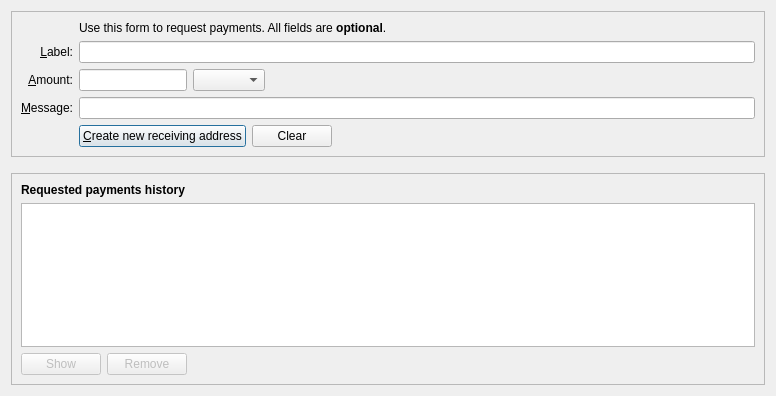
<?xml version="1.0" encoding="UTF-8"?>
<ui version="4.0">
 <class>ReceiveCoinsDialog</class>
 <widget class="QDialog" name="ReceiveCoinsDialog">
  <property name="geometry">
   <rect>
    <x>0</x>
    <y>0</y>
    <width>776</width>
    <height>396</height>
   </rect>
  </property>
  <layout class="QVBoxLayout" name="verticalLayout" stretch="0,0,1">
   <item>
    <widget class="QFrame" name="frame2">
     <property name="sizePolicy">
      <sizepolicy hsizetype="Preferred" vsizetype="Expanding">
       <horstretch>0</horstretch>
       <verstretch>0</verstretch>
      </sizepolicy>
     </property>
     <property name="frameShape">
      <enum>QFrame::StyledPanel</enum>
     </property>
     <property name="frameShadow">
      <enum>QFrame::Sunken</enum>
     </property>
     <layout class="QVBoxLayout" name="verticalLayout_3">
      <item>
       <layout class="QGridLayout" name="gridLayout">
        <item row="5" column="0">
         <widget class="QLabel" name="label">
          <property name="toolTip">
           <string>An optional amount to request. Leave this empty or zero to not request a specific amount.</string>
          </property>
          <property name="text">
           <string>&amp;Amount:</string>
          </property>
          <property name="alignment">
           <set>Qt::AlignRight|Qt::AlignTrailing|Qt::AlignVCenter</set>
          </property>
          <property name="buddy">
           <cstring>reqAmount</cstring>
          </property>
         </widget>
        </item>
        <item row="6" column="0">
         <widget class="QLabel" name="label_3">
          <property name="toolTip">
           <string>An optional message to attach to the payment request, which will be displayed when the request is opened. Note: The message will not be sent with the payment over the Funcoin network.</string>
          </property>
          <property name="text">
           <string>&amp;Message:</string>
          </property>
          <property name="alignment">
           <set>Qt::AlignRight|Qt::AlignTrailing|Qt::AlignVCenter</set>
          </property>
          <property name="buddy">
           <cstring>reqMessage</cstring>
          </property>
         </widget>
        </item>
        <item row="4" column="2">
         <widget class="QLineEdit" name="reqLabel">
          <property name="toolTip">
           <string>An optional label to associate with the new receiving address (used by you to identify an invoice).  It is also attached to the payment request.</string>
          </property>
         </widget>
        </item>
        <item row="2" column="2">
         <widget class="QLabel" name="label_5">
          <property name="text">
           <string>Use this form to request payments. All fields are &lt;b&gt;optional&lt;/b&gt;.</string>
          </property>
         </widget>
        </item>
        <item row="4" column="0">
         <widget class="QLabel" name="label_2">
          <property name="toolTip">
           <string>An optional label to associate with the new receiving address.</string>
          </property>
          <property name="text">
           <string>&amp;Label:</string>
          </property>
          <property name="alignment">
           <set>Qt::AlignRight|Qt::AlignTrailing|Qt::AlignVCenter</set>
          </property>
          <property name="buddy">
           <cstring>reqLabel</cstring>
          </property>
         </widget>
        </item>
        <item row="6" column="2">
         <widget class="QLineEdit" name="reqMessage">
          <property name="toolTip">
           <string>An optional message that is attached to the payment request and may be displayed to the sender.</string>
          </property>
         </widget>
        </item>
        <item row="7" column="2">
         <layout class="QHBoxLayout" name="horizontalLayout">
          <item>
           <widget class="QPushButton" name="receiveButton">
            <property name="minimumSize">
             <size>
              <width>150</width>
              <height>0</height>
             </size>
            </property>
            <property name="text">
             <string>&amp;Create new receiving address</string>
            </property>
            <property name="icon">
             <iconset resource="../bitcoin.qrc">
              <normaloff>:/icons/receiving_addresses</normaloff>:/icons/receiving_addresses</iconset>
            </property>
            <property name="autoDefault">
             <bool>false</bool>
            </property>
            <property name="default">
             <bool>true</bool>
            </property>
           </widget>
          </item>
          <item>
           <widget class="QPushButton" name="clearButton">
            <property name="sizePolicy">
             <sizepolicy hsizetype="Minimum" vsizetype="Fixed">
              <horstretch>0</horstretch>
              <verstretch>0</verstretch>
             </sizepolicy>
            </property>
            <property name="toolTip">
             <string>Clear all fields of the form.</string>
            </property>
            <property name="text">
             <string>Clear</string>
            </property>
            <property name="icon">
             <iconset resource="../bitcoin.qrc">
              <normaloff>:/icons/remove</normaloff>:/icons/remove</iconset>
            </property>
            <property name="autoDefault">
             <bool>false</bool>
            </property>
           </widget>
          </item>
          <item>
           <spacer name="horizontalSpacer">
            <property name="orientation">
             <enum>Qt::Horizontal</enum>
            </property>
            <property name="sizeHint" stdset="0">
             <size>
              <width>40</width>
              <height>20</height>
             </size>
            </property>
           </spacer>
          </item>
         </layout>
        </item>
        <item row="7" column="0">
         <widget class="QLabel" name="label_7">
          <property name="text">
           <string/>
          </property>
         </widget>
        </item>
        <item row="5" column="2">
         <layout class="QHBoxLayout" name="horizontalLayout_6">
          <item>
           <widget class="FuncoinAmountField" name="reqAmount">
            <property name="sizePolicy">
             <sizepolicy hsizetype="Fixed" vsizetype="Fixed">
              <horstretch>0</horstretch>
              <verstretch>0</verstretch>
             </sizepolicy>
            </property>
            <property name="minimumSize">
             <size>
              <width>80</width>
              <height>0</height>
             </size>
            </property>
            <property name="maximumSize">
             <size>
              <width>1000</width>
              <height>100</height>
             </size>
            </property>
            <property name="toolTip">
             <string>An optional amount to request. Leave this empty or zero to not request a specific amount.</string>
            </property>
           </widget>
          </item>
          <item>
           <widget class="QComboBox" name="addressType">
            <property name="sizePolicy">
             <sizepolicy hsizetype="Fixed" vsizetype="Fixed">
              <horstretch>0</horstretch>
              <verstretch>0</verstretch>
             </sizepolicy>
            </property>
            <property name="maximumSize">
             <size>
              <width>1000</width>
              <height>16777215</height>
             </size>
            </property>
            <property name="focusPolicy">
             <enum>Qt::StrongFocus</enum>
            </property>
           </widget>
          </item>
          <item>
           <spacer name="horizontalSpacer_3">
            <property name="orientation">
             <enum>Qt::Horizontal</enum>
            </property>
            <property name="sizeHint" stdset="0">
             <size>
              <width>0</width>
              <height>0</height>
             </size>
            </property>
           </spacer>
          </item>
         </layout>
        </item>
       </layout>
      </item>
     </layout>
    </widget>
   </item>
   <item>
    <spacer name="verticalSpacer_2">
     <property name="orientation">
      <enum>Qt::Vertical</enum>
     </property>
     <property name="sizeHint" stdset="0">
      <size>
       <width>20</width>
       <height>10</height>
      </size>
     </property>
    </spacer>
   </item>
   <item>
    <widget class="QFrame" name="frame">
     <property name="sizePolicy">
      <sizepolicy hsizetype="Preferred" vsizetype="Expanding">
       <horstretch>0</horstretch>
       <verstretch>0</verstretch>
      </sizepolicy>
     </property>
     <property name="frameShape">
      <enum>QFrame::StyledPanel</enum>
     </property>
     <property name="frameShadow">
      <enum>QFrame::Raised</enum>
     </property>
     <layout class="QVBoxLayout" name="verticalLayout_2">
      <item>
       <widget class="QLabel" name="label_6">
        <property name="font">
         <font>
          <weight>75</weight>
          <bold>true</bold>
         </font>
        </property>
        <property name="text">
         <string>Requested payments history</string>
        </property>
       </widget>
      </item>
      <item>
       <widget class="QTableView" name="recentRequestsView">
        <property name="contextMenuPolicy">
         <enum>Qt::CustomContextMenu</enum>
        </property>
        <property name="tabKeyNavigation">
         <bool>false</bool>
        </property>
        <property name="sortingEnabled">
         <bool>true</bool>
        </property>
       </widget>
      </item>
      <item>
       <layout class="QHBoxLayout" name="horizontalLayout_2">
        <item>
         <widget class="QPushButton" name="showRequestButton">
          <property name="enabled">
           <bool>false</bool>
          </property>
          <property name="toolTip">
           <string>Show the selected request (does the same as double clicking an entry)</string>
          </property>
          <property name="text">
           <string>Show</string>
          </property>
          <property name="icon">
           <iconset resource="../bitcoin.qrc">
            <normaloff>:/icons/eye</normaloff>:/icons/eye</iconset>
          </property>
          <property name="autoDefault">
           <bool>false</bool>
          </property>
         </widget>
        </item>
        <item>
         <widget class="QPushButton" name="removeRequestButton">
          <property name="enabled">
           <bool>false</bool>
          </property>
          <property name="toolTip">
           <string>Remove the selected entries from the list</string>
          </property>
          <property name="text">
           <string>Remove</string>
          </property>
          <property name="icon">
           <iconset resource="../bitcoin.qrc">
            <normaloff>:/icons/remove</normaloff>:/icons/remove</iconset>
          </property>
          <property name="autoDefault">
           <bool>false</bool>
          </property>
         </widget>
        </item>
        <item>
         <spacer name="horizontalSpacer_2">
          <property name="orientation">
           <enum>Qt::Horizontal</enum>
          </property>
          <property name="sizeHint" stdset="0">
           <size>
            <width>40</width>
            <height>20</height>
           </size>
          </property>
         </spacer>
        </item>
       </layout>
      </item>
     </layout>
    </widget>
   </item>
  </layout>
 </widget>
 <customwidgets>
  <customwidget>
   <class>FuncoinAmountField</class>
   <extends>QLineEdit</extends>
   <header>qt/bitcoinamountfield.h</header>
   <container>1</container>
  </customwidget>
 </customwidgets>
 <tabstops>
  <tabstop>reqLabel</tabstop>
  <tabstop>reqAmount</tabstop>
  <tabstop>addressType</tabstop>
  <tabstop>reqMessage</tabstop>
  <tabstop>receiveButton</tabstop>
  <tabstop>clearButton</tabstop>
  <tabstop>recentRequestsView</tabstop>
  <tabstop>showRequestButton</tabstop>
  <tabstop>removeRequestButton</tabstop>
 </tabstops>
 <resources>
  <include location="../bitcoin.qrc"/>
 </resources>
 <connections/>
</ui>
